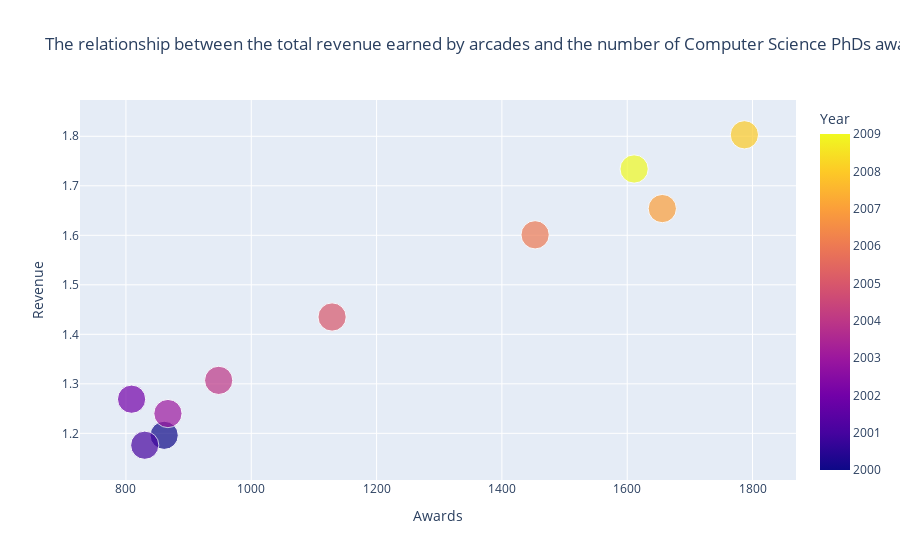

Source (notebook cell):
### Code cell
Awards = data['Computer Science Doctorates Awarded (US)'].values
Revenue = data['Total Arcade Revenue (billions)'].values

fig = px.scatter(data, x= Awards, y=Revenue, size='Year', color ='Year',title="The relationship between the total revenue earned by arcades and the number of Computer Science PhDs awarded in the U.S. between 2000 and 2009").update_layout(xaxis_title ='Awards', yaxis_title ='Revenue')
fig.show()

### Figure 1 — Plotly figure (JSON) as saved in the notebook; plotly's stock layout.template omitted (floating-point values rounded to 4 significant figures)
{"data": [{"hovertemplate": "x=%{x}<br>y=%{y}<br>Year=%{marker.color}<extra></extra>", "legendgroup": "", "marker": {"color": [2000, 2001, 2002, 2003, 2004, 2005, 2006, 2007, 2008, 2009], "coloraxis": "coloraxis", "size": [2000, 2001, 2002, 2003, 2004, 2005, 2006, 2007, 2008, 2009], "sizemode": "area", "sizeref": 5.022, "symbol": "circle"}, "mode": "markers", "name": "", "orientation": "v", "showlegend": false, "type": "scatter", "x": [861, 830, 809, 867, 948, 1129, 1453, 1656, 1787, 1611], "xaxis": "x", "y": [1.196, 1.176, 1.269, 1.24, 1.307, 1.435, 1.601, 1.654, 1.803, 1.734], "yaxis": "y"}], "layout": {"coloraxis": {"colorbar": {"title": {"text": "Year"}}, "colorscale": [[0, "#0d0887"], [0.1111, "#46039f"], [0.2222, "#7201a8"], [0.3333, "#9c179e"], [0.4444, "#bd3786"], [0.5556, "#d8576b"], [0.6667, "#ed7953"], [0.7778, "#fb9f3a"], [0.8889, "#fdca26"], [1, "#f0f921"]]}, "legend": {"itemsizing": "constant", "tracegroupgap": 0}, "title": {"text": "The relationship between the total revenue earned by arcades and the number of Computer Science PhDs awarded in the U.S. between 2000 and 2009"}, "xaxis": {"anchor": "y", "domain": [0, 1], "title": {"text": "Awards"}}, "yaxis": {"anchor": "x", "domain": [0, 1], "title": {"text": "Revenue"}}}}
